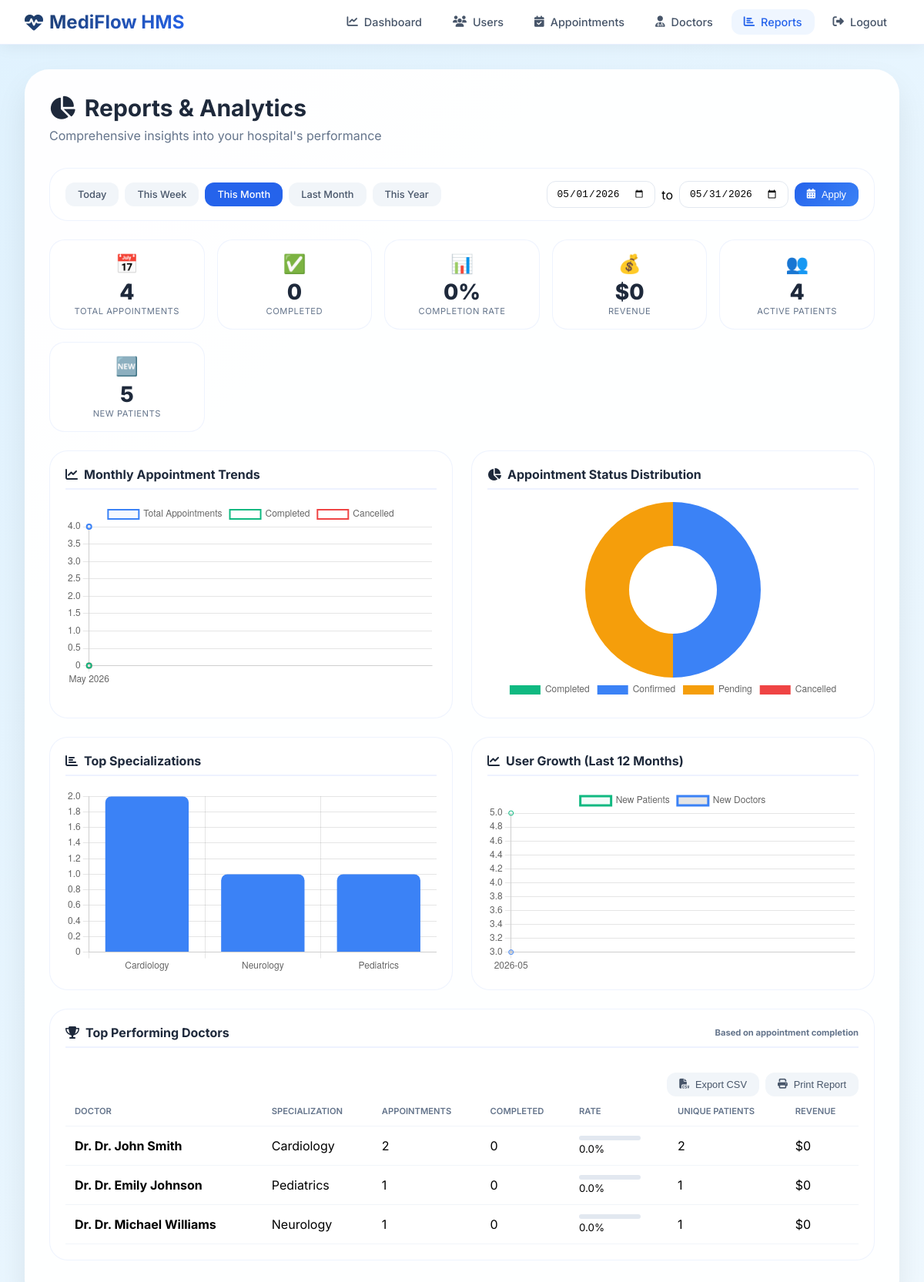
The app's page /admin/reports.php (signed in), older data.
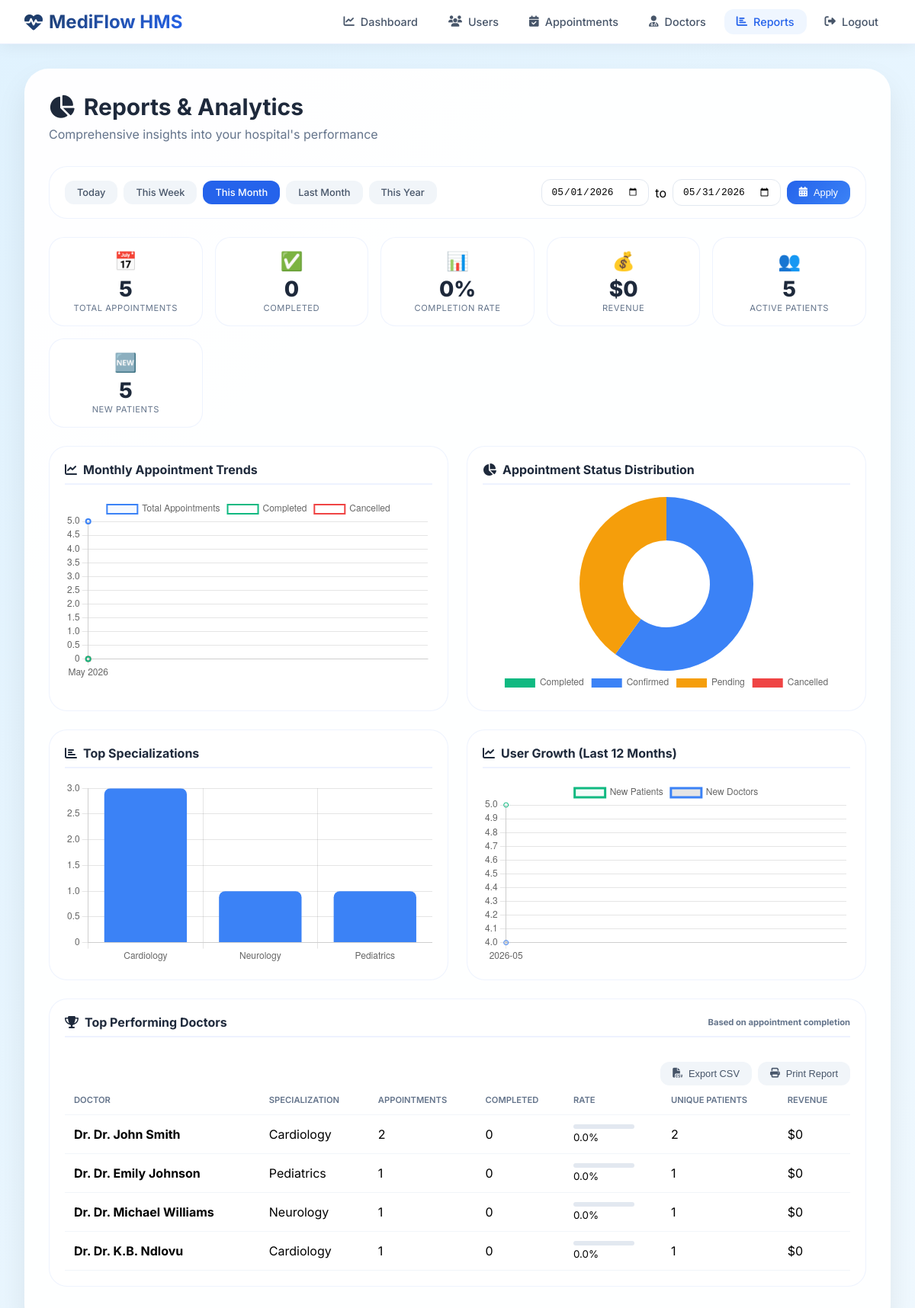
The same page, newer data.
### tables this page shows
CREATE TABLE doctors (
    id INT PRIMARY KEY AUTO_INCREMENT,
    user_id INT UNIQUE,
    specialization VARCHAR(100),
    qualification VARCHAR(200),
    experience_years INT,
    consultation_fee DECIMAL(10, 2),
    available_days VARCHAR(100),
    available_time_start TIME,
    available_time_end TIME,
    FOREIGN KEY (user_id) REFERENCES users(id) ON DELETE CASCADE
);

CREATE TABLE users (
    id INT PRIMARY KEY AUTO_INCREMENT,
    username VARCHAR(50) UNIQUE NOT NULL,
    email VARCHAR(100) UNIQUE NOT NULL,
    password VARCHAR(255) NOT NULL,
    full_name VARCHAR(100) NOT NULL,
    phone VARCHAR(20),
    address TEXT,
    role ENUM('patient', 'doctor', 'admin') DEFAULT 'patient',
    is_active BOOLEAN DEFAULT TRUE,
    created_at TIMESTAMP DEFAULT CURRENT_TIMESTAMP,
    last_login TIMESTAMP NULL,
    reset_token VARCHAR(255) NULL,
    reset_token_expiry DATETIME NULL,
    email_verified BOOLEAN DEFAULT FALSE
);

### admin/reports.php (the view, shortened to what the changed rows need)
<?php
$database = new Database();
$db = $database->getConnection();
$date_range = $_GET['date_range'] ?? 'this_month';
$start_date = $_GET['start_date'] ?? '';
$end_date = $_GET['end_date'] ?? '';
switch ($date_range) {
    case 'this_month':
        $start_date = date('Y-m-01');
        $end_date = date('Y-m-t');
        break;
}
$apptQuery = "SELECT
    COUNT(*) as total,
    SUM(CASE WHEN status = 'pending' THEN 1 ELSE 0 END) as pending,
    SUM(CASE WHEN status = 'confirmed' THEN 1 ELSE 0 END) as confirmed,
    SUM(CASE WHEN status = 'completed' THEN 1 ELSE 0 END) as completed,
    SUM(CASE WHEN status = 'cancelled' THEN 1 ELSE 0 END) as cancelled,
    SUM(CASE WHEN appointment_date BETWEEN :start_date AND :end_date THEN 1 ELSE 0 END) as period_total,
    SUM(CASE WHEN appointment_date BETWEEN :start_date AND :end_date AND status = 'completed' THEN 1 ELSE 0 END) as period_completed,
    SUM(CASE WHEN appointment_date BETWEEN :start_date AND :end_date AND status = 'cancelled' THEN 1 ELSE 0 END) as period_cancelled
    FROM appointments
    WHERE appointment_date BETWEEN :start_date AND :end_date";
$apptStmt = $db->prepare($apptQuery);
$apptStmt->bindParam(':start_date', $start_date);
$apptStmt->bindParam(':end_date', $end_date);
$apptStmt->execute();
$appointment_stats = $apptStmt->fetch(PDO::FETCH_ASSOC);
$doctorQuery = "SELECT
    d.id,
    u.full_name as doctor_name,
    d.specialization,
    d.consultation_fee,
    COUNT(a.id) as total_appointments,
    SUM(CASE WHEN a.status = 'completed' THEN 1 ELSE 0 END) as completed_appointments,
    SUM(CASE WHEN a.status = 'cancelled' THEN 1 ELSE 0 END) as cancelled_appointments,
    ROUND(SUM(CASE WHEN a.status = 'completed' THEN 1 ELSE 0 END) * 100.0 / NULLIF(COUNT(a.id), 0), 1) as completion_rate,
    COUNT(DISTINCT a.patient_id) as unique_patients
    FROM doctors d
    JOIN users u ON d.user_id = u.id
    LEFT JOIN appointments a ON d.id = a.doctor_id AND a.appointment_date BETWEEN :start_date AND :end_date
    WHERE u.is_active = 1
    GROUP BY d.id, u.full_name, d.specialization, d.consultation_fee
    ORDER BY total_appointments DESC
    LIMIT 10";
$doctorStmt = $db->prepare($doctorQuery);
$doctorStmt->bindParam(':start_date', $start_date);
$doctorStmt->bindParam(':end_date', $end_date);
$doctorStmt->execute();
$doctor_performance = $doctorStmt->fetchAll(PDO::FETCH_ASSOC);
$patientQuery = "SELECT
    COUNT(DISTINCT u.id) as total_patients,
    SUM(CASE WHEN u.created_at BETWEEN :start_date AND :end_date THEN 1 ELSE 0 END) as new_patients,
    COUNT(DISTINCT a.patient_id) as active_patients,
    COUNT(DISTINCT CASE WHEN a.appointment_date BETWEEN :start_date AND :end_date THEN a.patient_id END) as period_active_patients
    FROM users u
    LEFT JOIN appointments a ON u.id = a.patient_id
    WHERE u.role = 'patient'";
$patientStmt = $db->prepare($patientQuery);
$patientStmt->bindParam(':start_date', $start_date);
$patientStmt->bindParam(':end_date', $end_date);
$patientStmt->execute();
$patient_stats = $patientStmt->fetch(PDO::FETCH_ASSOC);
?>
<!DOCTYPE html>
<html lang="en">
<head>
    <link rel="stylesheet" href="https://cdnjs.cloudflare.com/ajax/libs/font-awesome/6.4.0/css/all.min.css">
</head>
<body>
    <div class="container">
        <div class="glass-card fade-in">
            <div class="page-header">
                <h1><i class="fas fa-chart-pie"></i> Reports & Analytics</h1>
            </div>
            <div class="stats-grid">
                <div class="stat-card"><div class="stat-icon">📅</div><div class="stat-number"><?php echo $appointment_stats['period_total']; ?></div><div class="stat-label">Total Appointments</div></div>
                <div class="stat-card"><div class="stat-icon">👥</div><div class="stat-number"><?php echo $patient_stats['period_active_patients'] ?? 0; ?></div><div class="stat-label">Active Patients</div></div>
            </div>
            <div class="charts-grid">
                <div class="card">
                    <div class="card-header"><i class="fas fa-chart-line"></i> Monthly Appointment Trends</div>
                    <canvas id="trendsChart"></canvas>
                </div>
                <div class="card">
                    <div class="card-header"><i class="fas fa-chart-pie"></i> Appointment Status Distribution</div>
                    <canvas id="statusChart"></canvas>
                </div>
            </div>
            <div class="charts-grid">
                <div class="card">
                    <div class="card-header"><i class="fas fa-chart-bar"></i> Top Specializations</div>
                    <canvas id="specializationChart"></canvas>
                </div>
                <div class="card">
                    <div class="card-header"><i class="fas fa-chart-line"></i> User Growth (Last 12 Months)</div>
                    <canvas id="growthChart"></canvas>
                </div>
            </div>
            <div class="card" style="margin-bottom: 1.5rem;">
                <div class="table-wrapper">
                    <table class="data-table">
                        <thead>
                            <tr><th>Doctor</th><th>Specialization</th><th>Appointments</th><th>Completed</th><th>Rate</th><th>Unique Patients</th><th>Revenue</th></tr>
                        </thead>
                        <tbody>
                            <?php foreach ($doctor_performance as $doctor): ?>
                            <tr>
                                <td><strong>Dr. <?php echo htmlspecialchars($doctor['doctor_name']); ?></strong></td>
                                <td><?php echo htmlspecialchars($doctor['specialization']); ?></td>
                                <td><?php echo $doctor['total_appointments']; ?></td>
                                <td><?php echo $doctor['completed_appointments']; ?></td>
                                <td>
                                    <div class="progress-bar" style="width: 80px;">
                                    </div>
                                    <small><?php echo $doctor['completion_rate']; ?>%</small>
                                <td><?php echo $doctor['unique_patients']; ?></td>
                                <td>$<?php echo number_format($doctor['completed_appointments'] * $doctor['consultation_fee'], 0); ?></td>
                            </tr>
                            <?php endforeach; ?>
                        </tbody>
                     </div>
                </div>
            </div>
        </div>
</body>
</html>

Row changes from the older to the newer data that the page shows:
added doctors: user.full_name "Dr. K.B. Ndlovu", specialization "Cardiology", total_appointments "1", completed_appointments "0", completion_rate "0.0", unique_patients "1", consultation_fee "0"
Text that changed along with them:
$appointment_stats['period_total']: "4" → "5"
$patient_stats['period_active_patients']: "4" → "5"
chart data {{ $appointment_stats['confirmed'] }}: 2 → 3
chart data {{ json_encode($user_growth) }}: [{"month":"2026-05","new_users":9,"new_doctors":"3","new_patients":"5"}] → [{"month":"2026-05","new_users":10,"new_doctors":"4","new_patients":"5"}]
